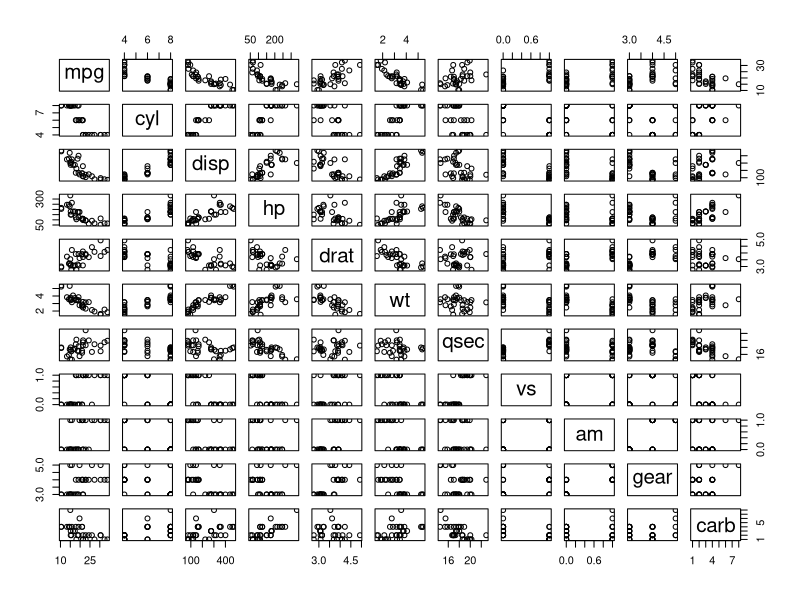
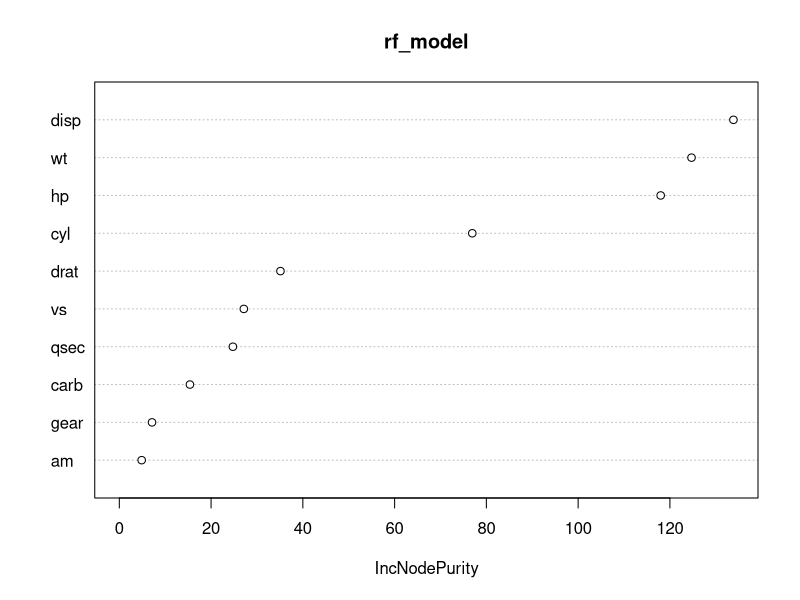
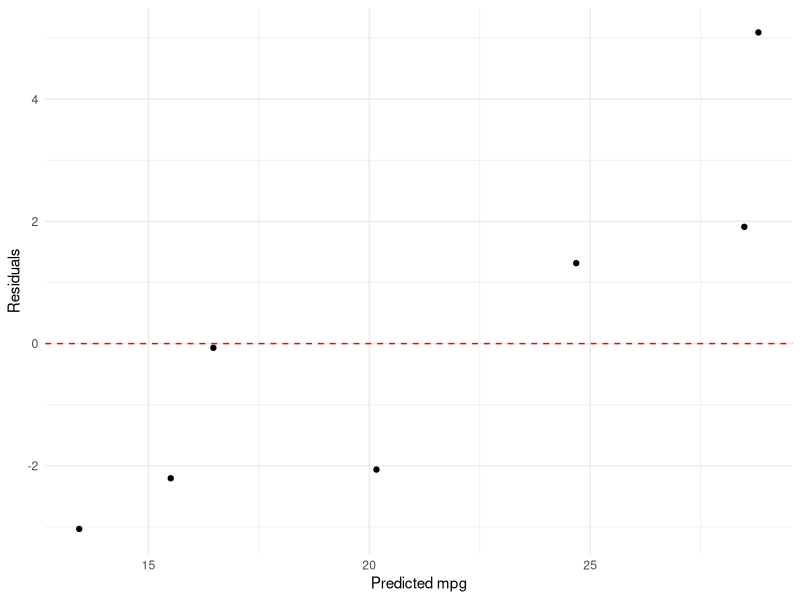
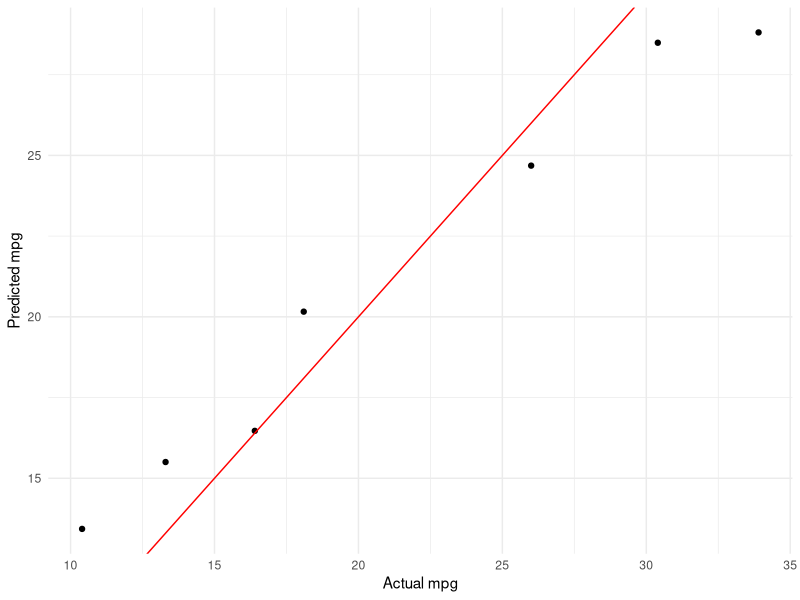

Here is the R script that generated these plots, in order:
#HEADER------------------------------------
#
#Author: sundan
#Copyright   Copyright 2024-sundan
#Email:sundan@mail.ustc.edu.cn
#
#Date:2024-03-30
#
#Script Name:sundan_homework_04
#
#Script Description:homework_04,主要关于如何使用caret进行模型构建等
#
#
#SETUP ----------------------------------------------


#加载caret，之前已经进行了该包的安装
library(ggplot2)
library(caret)
library(randomForest)
library(skimr)

#根据作业要求，加载R语言中内置的mtcars数据集
data(mtcars)

#查看数据集结构及内容
str(mtcars)
head(mtcars[, 1:10])
summary(mtcars)
pairs(mtcars)

#检查数据集是否有缺失值，返回值0
sum(is.na(mtcars))

#进行数据缩放
df <-mtcars
df <- as.data.frame(scale(df))
df$mpg <- NULL
df$mpg <- mtcars$mpg
head(df)

#创建训练集和测试集，确定mpg为目标变量
trainingRowIndex <- sample(1:nrow(df), 0.8*nrow(df)) 
trainData <- df[trainingRowIndex, ]  
testData  <- df[-trainingRowIndex, ]   

#查看训练集
head(trainData)
ncol(trainData)

#统计信息
library(skimr)
skimmed <- skim(trainData)
skimmed[, c(1:5, 9:11)]

#训练随机森林模型
rf_model <- randomForest(mpg ~ ., data = trainData,  proximity=TRUE, ntree=1000)

#评估变量重要性
(varimp.rf_model <- varImp(rf_model))
varImpPlot(rf_model)

#确定重要变量
important_features <- importance(rf_model, type = 2)
str(important_features)
selected_features <- rownames(important_features)[order(important_features[, "IncNodePurity"], decreasing = TRUE)]

#根据上述结果，重新训练模型
rf_model_selected <- randomForest(mpg ~ ., data = trainData[, c("mpg", selected_features)])

#使用交叉验证进行模型调优
tune_grid <- expand.grid(mtry = c(1, 2, 3, 4, 5))
rf_tuned <- train(
  mpg ~ ., 
  data = trainData[, c("mpg", selected_features)],
  method = "rf",
  trControl = trainControl(method = "cv", number = 5),
  tuneGrid = tune_grid
)

#获得最佳模型
best_model <- rf_tuned$bestTune

#评估模型性能
predictions <- predict(rf_tuned, newdata = testData[, c("mpg", selected_features)])
perf <- postResample(pred = predictions, obs = testData$mpg)

#打印性能指标，获得的结果表明预测结果良好
print(perf)

#绘制残差图
residuals <- testData$mpg - predictions
ggplot(data.frame(residuals = residuals, predictions = predictions), aes(x = predictions, y = residuals)) +
  geom_point() +
  geom_hline(yintercept = 0, linetype = "dashed", color = "red") +
  labs(x = "Predicted mpg", y = "Residuals") +
  theme_minimal()

#可视化预测结果
ggplot(data.frame(predictions = predictions, actual = testData$mpg), aes(x = actual, y = predictions)) +
  geom_point() +
  geom_abline(color = "red") +
  labs(x = "Actual mpg", y = "Predicted mpg") +
  theme_minimal()

#根据选定的特征，确定了预测mpg与实际mpg之间的线性关系并进一步获取了拟合效果
total_variance <- sum((testData$mpg - mean(testData$mpg))^2)
residual_variance <- sum((testData$mpg - predictions)^2)
rsquared <- 1 - (residual_variance / total_variance)
print(rsquared)

